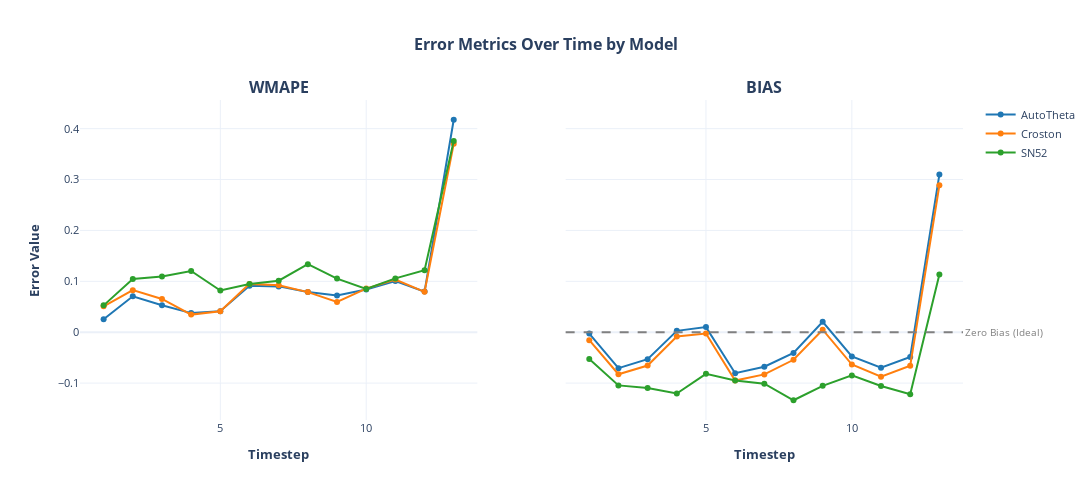

This figure's notebook cell:
### Markdown cell above
# Do our errors go nuclear over time? 
    - almost always a forecasting models will compound errors over time, assessing the damage is important!

### Code cell
# Lets plot our errors, how do they grow over time

# Get unique models and metrics
models = timestep_metrics.metric_level['model'].unique()
metrics = ['wmape', 'bias']
n_metrics = len(metrics)

# Create subplots with one per metric
fig = make_subplots(
    rows=1, cols=n_metrics,
    subplot_titles=[f"<b>{metric.upper()}</b>" for metric in metrics],
    shared_yaxes=True,
    specs=[[{"secondary_y": False} for _ in metrics]]
)

# Color scheme for models
colors = {model: color for model, color in zip(models, 
          ['#1f77b4', '#ff7f0e', '#2ca02c', '#d62728', '#9467bd'][:len(models)])}

for j, metric in enumerate(metrics, 1):
    for model in models:
        model_data = timestep_metrics.metric_level[
            timestep_metrics.metric_level['model'] == model
        ]
        
        fig.add_trace(
            go.Scatter(
                x=model_data['timestep'],
                y=model_data[metric],
                name=model,
                mode='lines+markers',
                line=dict(color=colors[model], width=2),
                marker=dict(size=6),
                showlegend=(j == 1),  # Only show legend for first subplot
                hovertemplate=f"<b>{model}</b><br>Timestep: %{{x}}<br>{metric.upper()}: %{{y:.4f}}<extra></extra>"
            ),
            row=1, col=j
        )

# Add zero line only to bias subplot (column 2) with label
fig.add_hline(
    y=0,
    line_dash="dash",
    line_color="gray",
    row=1,
    col=2,
    annotation_text="Zero Bias (Ideal)",
    annotation_position="right",
    annotation_font_size=10,
    annotation_font_color="gray"
)

fig.update_layout(
    title=dict(
        text="<b>Error Metrics Over Time by Model</b>",
        x=0.5,
        xanchor='center',
        font=dict(size=16)
    ),
    height=500,
    width=1200,
    hovermode='x unified',
    template='plotly_white',
    font=dict(size=11),
    legend=dict(x=1.02, y=1, xanchor='left', yanchor='top')
)

# Update axes
for i in range(1, n_metrics + 1):
    fig.update_xaxes(title_text="<b>Timestep</b>", row=1, col=i)
fig.update_yaxes(title_text="<b>Error Value</b>", row=1, col=1)

fig.show()

### Figure 1 — Plotly figure (JSON) as saved in the notebook; plotly's stock layout.template omitted (floating-point values rounded to 4 significant figures)
{"data": [{"hovertemplate": "<b>AutoTheta</b><br>Timestep: %{x}<br>WMAPE: %{y:.4f}<extra></extra>", "line": {"color": "#1f77b4", "width": 2}, "marker": {"size": 6}, "mode": "lines+markers", "name": "AutoTheta", "showlegend": true, "type": "scatter", "x": [1, 2, 3, 4, 5, 6, 7, 8, 9, 10, 11, 12, 13], "xaxis": "x", "y": [0.02537, 0.07061, 0.05294, 0.03754, 0.04142, 0.09141, 0.09003, 0.07891, 0.07237, 0.08377, 0.1006, 0.0798, 0.4175], "yaxis": "y"}, {"hovertemplate": "<b>Croston</b><br>Timestep: %{x}<br>WMAPE: %{y:.4f}<extra></extra>", "line": {"color": "#ff7f0e", "width": 2}, "marker": {"size": 6}, "mode": "lines+markers", "name": "Croston", "showlegend": true, "type": "scatter", "x": [1, 2, 3, 4, 5, 6, 7, 8, 9, 10, 11, 12, 13], "xaxis": "x", "y": [0.05081, 0.08266, 0.06542, 0.03461, 0.04128, 0.09495, 0.09235, 0.07883, 0.05946, 0.08571, 0.1033, 0.07939, 0.3704], "yaxis": "y"}, {"hovertemplate": "<b>SN52</b><br>Timestep: %{x}<br>WMAPE: %{y:.4f}<extra></extra>", "line": {"color": "#2ca02c", "width": 2}, "marker": {"size": 6}, "mode": "lines+markers", "name": "SN52", "showlegend": true, "type": "scatter", "x": [1, 2, 3, 4, 5, 6, 7, 8, 9, 10, 11, 12, 13], "xaxis": "x", "y": [0.05274, 0.1045, 0.1097, 0.1204, 0.08186, 0.0949, 0.1012, 0.1337, 0.1053, 0.08486, 0.1058, 0.1217, 0.3758], "yaxis": "y"}, {"hovertemplate": "<b>AutoTheta</b><br>Timestep: %{x}<br>BIAS: %{y:.4f}<extra></extra>", "line": {"color": "#1f77b4", "width": 2}, "marker": {"size": 6}, "mode": "lines+markers", "name": "AutoTheta", "showlegend": false, "type": "scatter", "x": [1, 2, 3, 4, 5, 6, 7, 8, 9, 10, 11, 12, 13], "xaxis": "x2", "y": [-0.002635, -0.07061, -0.05294, 0.002658, 0.01001, -0.08049, -0.06778, -0.04082, 0.02055, -0.04752, -0.06975, -0.04877, 0.3098], "yaxis": "y2"}, {"hovertemplate": "<b>Croston</b><br>Timestep: %{x}<br>BIAS: %{y:.4f}<extra></extra>", "line": {"color": "#ff7f0e", "width": 2}, "marker": {"size": 6}, "mode": "lines+markers", "name": "Croston", "showlegend": false, "type": "scatter", "x": [1, 2, 3, 4, 5, 6, 7, 8, 9, 10, 11, 12, 13], "xaxis": "x2", "y": [-0.01562, -0.08266, -0.06542, -0.008309, -0.002676, -0.09495, -0.08293, -0.05423, 0.004935, -0.06352, -0.08733, -0.06596, 0.2888], "yaxis": "y2"}, {"hovertemplate": "<b>SN52</b><br>Timestep: %{x}<br>BIAS: %{y:.4f}<extra></extra>", "line": {"color": "#2ca02c", "width": 2}, "marker": {"size": 6}, "mode": "lines+markers", "name": "SN52", "showlegend": false, "type": "scatter", "x": [1, 2, 3, 4, 5, 6, 7, 8, 9, 10, 11, 12, 13], "xaxis": "x2", "y": [-0.05274, -0.1045, -0.1097, -0.1204, -0.08186, -0.0949, -0.1012, -0.1337, -0.1053, -0.08486, -0.1058, -0.1217, 0.1133], "yaxis": "y2"}], "layout": {"annotations": [{"font": {"size": 16}, "showarrow": false, "text": "<b>WMAPE</b>", "x": 0.225, "xanchor": "center", "xref": "paper", "y": 1, "yanchor": "bottom", "yref": "paper"}, {"font": {"size": 16}, "showarrow": false, "text": "<b>BIAS</b>", "x": 0.775, "xanchor": "center", "xref": "paper", "y": 1, "yanchor": "bottom", "yref": "paper"}, {"font": {"color": "gray", "size": 10}, "showarrow": false, "text": "Zero Bias (Ideal)", "x": 1, "xanchor": "left", "xref": "x2 domain", "y": 0, "yanchor": "middle", "yref": "y2"}], "font": {"size": 11}, "height": 500, "hovermode": "x unified", "legend": {"x": 1.02, "xanchor": "left", "y": 1, "yanchor": "top"}, "shapes": [{"line": {"color": "gray", "dash": "dash"}, "type": "line", "x0": 0, "x1": 1, "xref": "x2 domain", "y0": 0, "y1": 0, "yref": "y2"}], "title": {"font": {"size": 16}, "text": "<b>Error Metrics Over Time by Model</b>", "x": 0.5, "xanchor": "center"}, "width": 1200, "xaxis": {"anchor": "y", "domain": [0, 0.45], "title": {"text": "<b>Timestep</b>"}}, "xaxis2": {"anchor": "y2", "domain": [0.55, 1], "title": {"text": "<b>Timestep</b>"}}, "yaxis": {"anchor": "x", "domain": [0, 1], "title": {"text": "<b>Error Value</b>"}}, "yaxis2": {"anchor": "x2", "domain": [0, 1], "matches": "y", "showticklabels": false}}}
